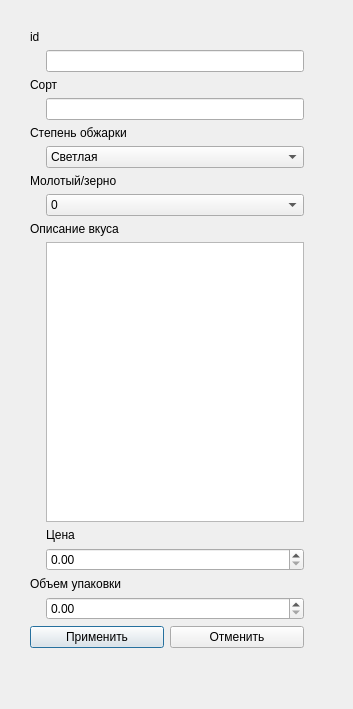
<?xml version="1.0" encoding="UTF-8"?>
<ui version="4.0">
 <class>Dialog</class>
 <widget class="QDialog" name="Dialog">
  <property name="geometry">
   <rect>
    <x>0</x>
    <y>0</y>
    <width>353</width>
    <height>709</height>
   </rect>
  </property>
  <property name="windowTitle">
   <string>Редактирование/добавление записей</string>
  </property>
  <widget class="QWidget" name="">
   <property name="geometry">
    <rect>
     <x>30</x>
     <y>30</y>
     <width>274</width>
     <height>618</height>
    </rect>
   </property>
   <layout class="QVBoxLayout" name="verticalLayout">
    <item>
     <layout class="QFormLayout" name="formLayout">
      <item row="0" column="0">
       <widget class="QLabel" name="label_id">
        <property name="text">
         <string>id</string>
        </property>
       </widget>
      </item>
      <item row="1" column="1">
       <widget class="QLineEdit" name="id"/>
      </item>
      <item row="5" column="0" colspan="2">
       <widget class="QLabel" name="label_2">
        <property name="text">
         <string>Сорт</string>
        </property>
       </widget>
      </item>
      <item row="6" column="1">
       <widget class="QLineEdit" name="sort"/>
      </item>
      <item row="9" column="0" colspan="2">
       <widget class="QLabel" name="label_3">
        <property name="text">
         <string>Степень обжарки</string>
        </property>
       </widget>
      </item>
      <item row="12" column="1">
       <widget class="QComboBox" name="degree">
        <item>
         <property name="text">
          <string>Светлая</string>
         </property>
        </item>
        <item>
         <property name="text">
          <string>Темная</string>
         </property>
        </item>
        <item>
         <property name="text">
          <string>Высшая</string>
         </property>
        </item>
       </widget>
      </item>
      <item row="14" column="0" colspan="2">
       <widget class="QLabel" name="label_4">
        <property name="text">
         <string>Молотый/зерно</string>
        </property>
       </widget>
      </item>
      <item row="18" column="1">
       <widget class="QComboBox" name="ground">
        <item>
         <property name="text">
          <string>0</string>
         </property>
        </item>
        <item>
         <property name="text">
          <string>1</string>
         </property>
        </item>
       </widget>
      </item>
      <item row="19" column="0" colspan="2">
       <widget class="QLabel" name="label_5">
        <property name="text">
         <string>Описание вкуса</string>
        </property>
       </widget>
      </item>
      <item row="22" column="1">
       <widget class="QPlainTextEdit" name="description"/>
      </item>
      <item row="23" column="1">
       <widget class="QLabel" name="label_6">
        <property name="text">
         <string>Цена</string>
        </property>
       </widget>
      </item>
      <item row="25" column="1">
       <widget class="QDoubleSpinBox" name="price">
        <property name="maximum">
         <double>9999999.990000000223517</double>
        </property>
       </widget>
      </item>
      <item row="27" column="0" colspan="2">
       <widget class="QLabel" name="label_7">
        <property name="text">
         <string>Объем упаковки</string>
        </property>
       </widget>
      </item>
      <item row="30" column="1">
       <widget class="QDoubleSpinBox" name="volume">
        <property name="maximum">
         <double>9999999999.989999771118164</double>
        </property>
       </widget>
      </item>
     </layout>
    </item>
    <item>
     <layout class="QHBoxLayout" name="horizontalLayout">
      <item>
       <widget class="QPushButton" name="done_btn">
        <property name="text">
         <string>Применить</string>
        </property>
       </widget>
      </item>
      <item>
       <widget class="QPushButton" name="close_btn">
        <property name="text">
         <string>Отменить</string>
        </property>
       </widget>
      </item>
     </layout>
    </item>
   </layout>
  </widget>
 </widget>
 <resources/>
 <connections/>
</ui>
